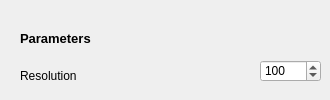
   <widget class="QWidget" name="Parameters">
    <attribute name="title">
     <string>Parameters</string>
    </attribute>
    <widget class="QLabel" name="label_16">
     <property name="geometry">
      <rect>
       <x>20</x>
       <y>60</y>
       <width>261</width>
       <height>31</height>
      </rect>
     </property>
     <property name="text">
      <string>Resolution</string>
     </property>
    </widget>
    <widget class="QLabel" name="label_12">
     <property name="geometry">
      <rect>
       <x>20</x>
       <y>30</y>
       <width>231</width>
       <height>16</height>
      </rect>
     </property>
     <property name="font">
      <font>
       <pointsize>10</pointsize>
       <weight>75</weight>
       <bold>true</bold>
      </font>
     </property>
     <property name="text">
      <string>Parameters</string>
     </property>
    </widget>
    <widget class="QSpinBox" name="spinBox_resolution">
     <property name="geometry">
      <rect>
       <x>260</x>
       <y>60</y>
       <width>61</width>
       <height>22</height>
      </rect>
     </property>
     <property name="maximum">
      <number>10000</number>
     </property>
     <property name="value">
      <number>100</number>
     </property>
    </widget>
    <widget class="QLabel" name="infoResolution">
     <property name="geometry">
      <rect>
       <x>220</x>
       <y>50</y>
       <width>31</width>
       <height>41</height>
      </rect>
     </property>
     <property name="toolTip">
      <string>Définir la résolution qui des rasters de sortie.</string>
     </property>
     <property name="text">
      <string/>
     </property>
     <property name="pixmap">
      <pixmap>help_icon_25px.png</pixmap>
     </property>
     <property name="scaledContents">
      <bool>false</bool>
     </property>
    </widget>
   </widget>
